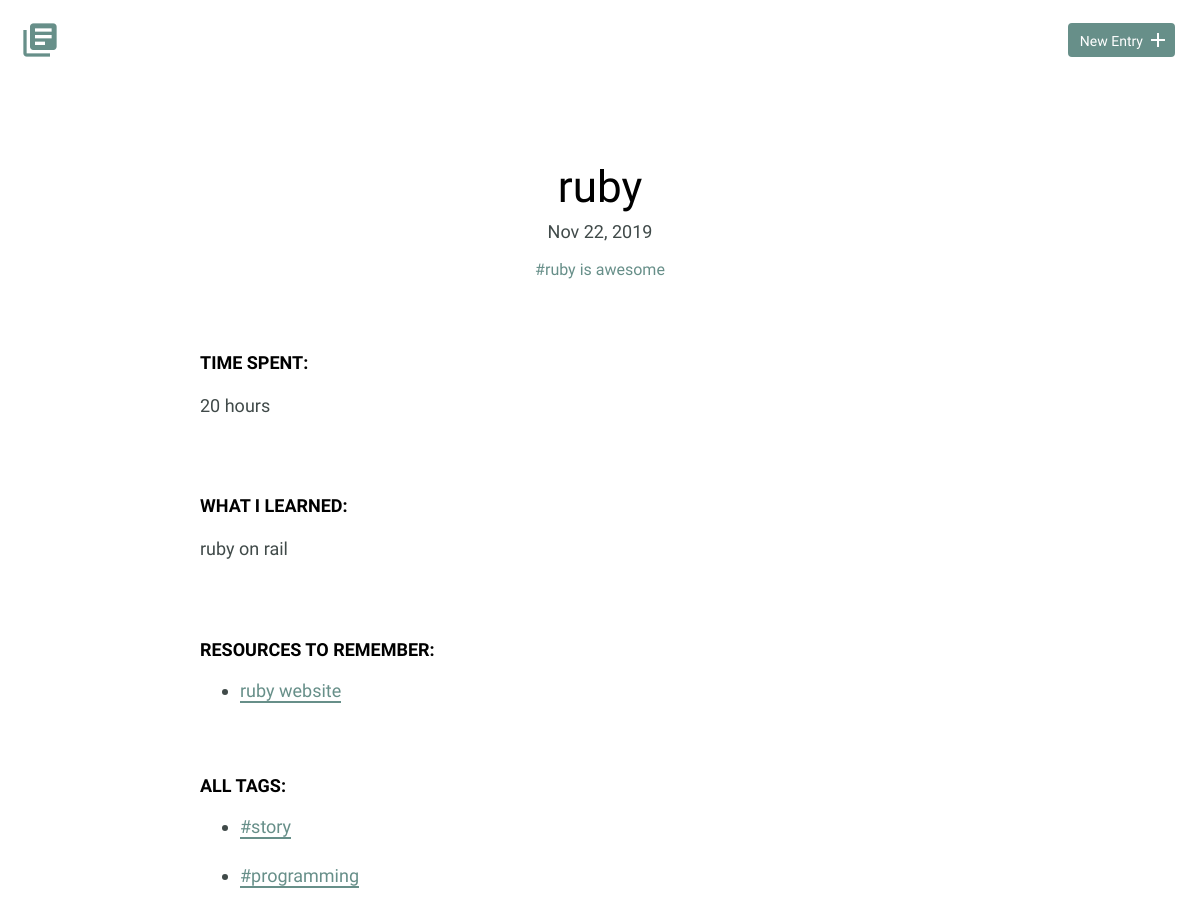
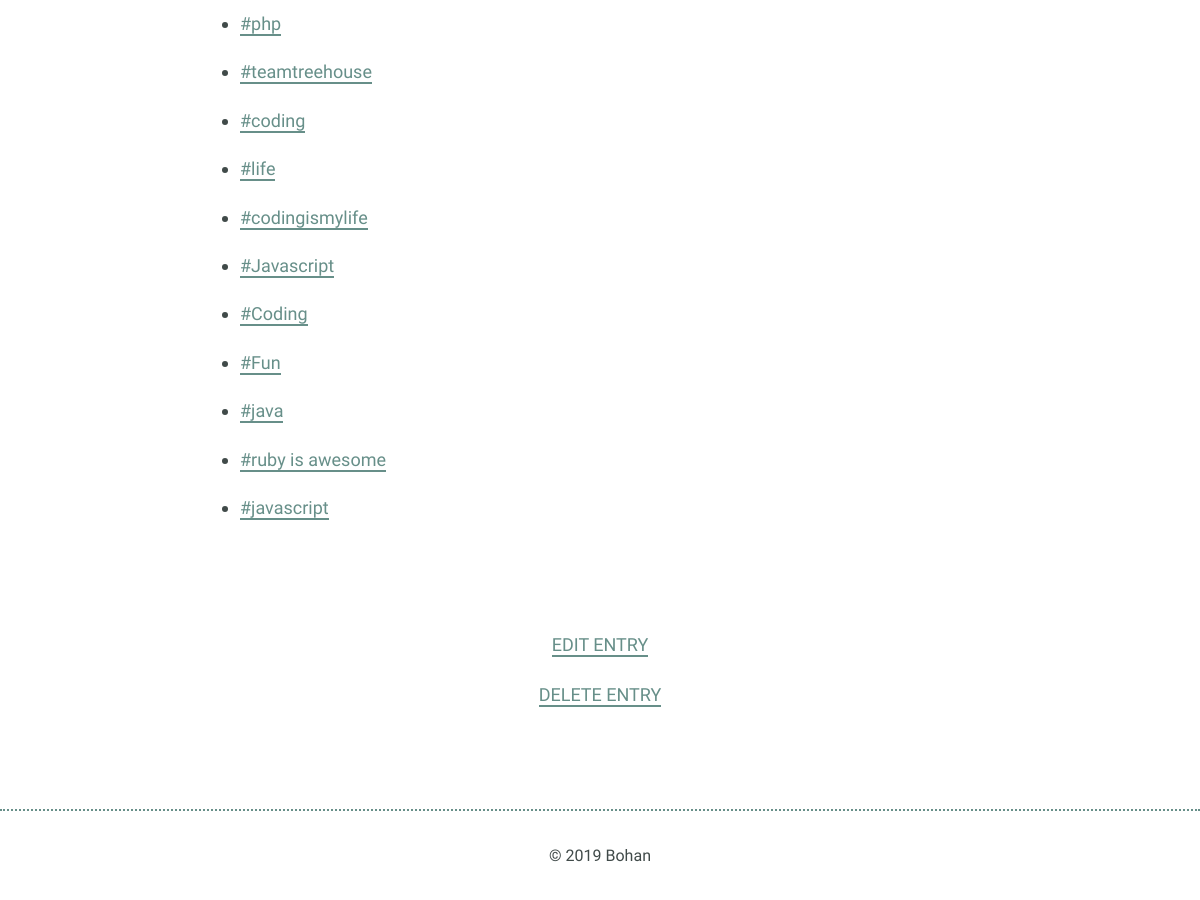
/detail.php?id=8, run on the app's committed database (2 pictures, top to bottom).
### tables this page shows
CREATE TABLE "entries" (
	`id`	INTEGER,
	`title`	TEXT,
	`date`	TEXT,
	`time_spent`	INTEGER,
	`learned`	BLOB,
	`resources`	BLOB,
	PRIMARY KEY(`id`)
);

### inc/db_fetch_detail.php (called while the page is built, shortened)
<?php
    function db_fetch_detail_no_tags(){
        try{
            include('db_connection.php');
            $id = filter_input(INPUT_GET, 'id', FILTER_SANITIZE_NUMBER_INT);
            $sql = "
                SELECT * FROM entries WHERE entries.id = ?
            ";
            $pdo = $db->prepare($sql);
            $pdo->bindValue(1, $id, PDO::PARAM_INT);
            $pdo->execute();
            $results = $pdo->fetch(PDO::FETCH_ASSOC);
            return $results;
        }catch(Exception $e){
            echo $e->getMessage();
        }
    }
?>

### inc/db_fetch.php (called while the page is built, shortened)
<?php
    function db_fetch_tags_under_same_entry($id){
        try{
            include('db_connection.php');
            $sql = "
                SELECT tags.tag_name FROM entries
                LEFT jOIN entries_tags ON entries.id = entry_id
                LEFT JOIN tags on tags.id = tag_id
                WHERE entry_id = ?;
            ";
            $pdo = $db->prepare($sql);
            $pdo->bindValue(1, $id, PDO::PARAM_INT);
            $pdo->execute();
            $results = $pdo->fetchAll(PDO::FETCH_ASSOC);
            return $results;
        }catch(Exception $e){
            echo $e->getMessage();
        }
    }
    function db_fetch_tags(){
        try{
            include('db_connection.php');
            $sql = "SELECT DISTINCT `tag_name` FROM `tags`";
            $pdo = $db->prepare($sql);
            $pdo->execute();
            $results = $pdo->fetchAll(PDO::FETCH_ASSOC);
            return $results;
        }catch(Exception $e){
            echo $e->getMessage();
        }
    }
?>

### detail.php (the view, shortened to what this page needs)
<!DOCTYPE html>
<html>
    <head>
        <link rel="stylesheet" href="css/normalize.css">
        <link rel="stylesheet" href="css/site.css">
    </head>
    <body>
        <?php
            include("header.php");
        ?>
        <section>
            <div class="container">
                <div class="entry-list single">
                    <?php
                        include('inc/db_fetch.php');
                        include('inc/db_fetch_detail.php');
                        $result = db_fetch_detail_no_tags();
                        $tags = db_fetch_tags();
                        echo
                        "<article>"
                        .   "<h1>$result[title]</h1>"
                            ."<time datetime=$result[date]>" . date_format(new DateTime($result['date']), 'M d, Y') . "</time>";
                            $entry_tags = db_fetch_tags_under_same_entry($result['id']);
                                foreach($entry_tags as $key_tag => $tag){
                                    if(!empty($tag['tag_name'])){
                                        echo "
                                                <span><a style='text-decoration:none;color:#678f89;' href='filtered.php?filter=$tag[tag_name]'>#$tag[tag_name]</a></span>
                                        ";
                                    }
                            }
                            echo "<div class='entry'>"
                                ."<h3>Time Spent: </h3>"
                                ."<p>$result[time_spent]</p>"
                            ."</div>"
                            ."<div class='entry'>"
                                ."<h3>What I Learned:</h3>"
                                ."<p>$result[learned]</p>"
                            ."</div>"
                            ."<div class='entry'>"
                                ."<h3>Resources to Remember:</h3>";
                                if(empty($result['resources'])){
                                    echo "<p>No resources to show!</p>";
                                }else{
                                    echo
                                    "<ul>"
                                        ."<li><a href=''>$result[resources]</a></li>"
                                    ."</ul>";
                                }
                            echo "</div>"
                        ."</article>";
                        echo "<h3>All Tags:</h3>";
                        foreach($tags as $tag){
                            if(!empty($tag['tag_name'])){
                                echo  "<ul>"
                                        ."<li><a href='filtered.php?filter=$tag[tag_name]'>#$tag[tag_name]</a></li>"
                                    ."</ul>";
                            }
                         }
                    ?>
                </div>
            </div>
            <div class="edit">
                <?php
                    echo "<p><a href='edit.php?id=$result[id]'>Edit Entry</a></p>";
                    echo "<p><a href='inc/db_delete.php?id=$result[id]'>Delete Entry</a></p>";
                ?>
            </div>
        </section>
        <?php
            include("footer.php");
        ?>
    </body>
</html>

### css/site.css (style rules this page uses)
body { font-size: 16px; color: #404a49; font-family: 'Cousine', serif; font-weight: 400; }
.container { margin: 0 auto; padding: 0 25px; }
h1, h2, h3 { margin: 0; font-weight: 400; line-height: 1em; color: #000; }
h1 { font-size: 44px; margin-bottom: 12px; }
h3 { font-size: 18px; font-family: 'Work Sans', serif; font-weight: 600; text-transform: uppercase; }
p { line-height: 1.8em; font-size: 18px; }
p a { border-bottom: 2px solid #678f89; padding: 0; color: #678f89; text-decoration: none; }
ul li { line-height: 1.8em; font-size: 18px; }
ul li a { border-bottom: 2px solid #678f89; line-height: 1.8em; color: #678f89; text-decoration: none; }
.entry-list, .edit-entry, .new-entry { max-width: 800px; margin: 0 auto; padding: 70px 0 150px 0; }
.entry-list article { margin-bottom: 70px; text-align: center; }
.entry-list.single { padding-bottom: 70px; }
.entry-list.single time { font-size: 18px; }
.entry { max-width: 800px; margin: 75px auto 0 auto; text-align: left; }
.entry p { margin-bottom: 40px; }
.edit { padding-bottom: 80px; text-align: center; margin: 0 auto; }
.edit a { font-weight: 400; text-transform: uppercase; font-size: 18px; }

### data on the page
entries: title "ruby", date "Nov 22, 2019", time_spent "20 hours", learned "ruby on rail", resources "ruby website"

### other printed values
$tag[tag_name] "ruby is awesome"
$tag[tag_name] "story"
$tag[tag_name] "programming"
$tag[tag_name] "php"
$tag[tag_name] "teamtreehouse"
$tag[tag_name] "coding"
$tag[tag_name] "life"
$tag[tag_name] "codingismylife"
$tag[tag_name] "Javascript"
$tag[tag_name] "Coding"
$tag[tag_name] "Fun"
$tag[tag_name] "java"
$tag[tag_name] "javascript"
